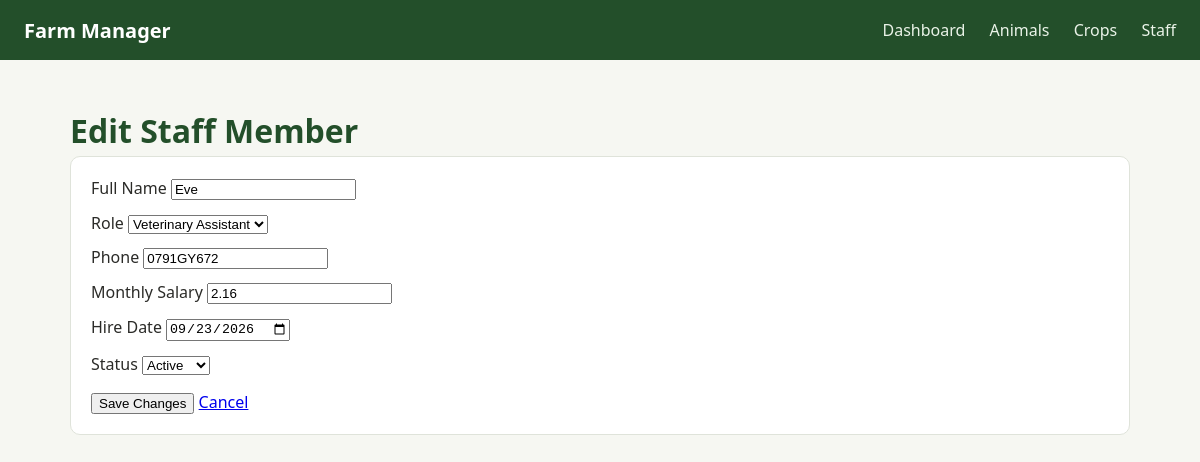
Screenshot of /staff/1/edit with the database file from the repository.
### models.py (models this page shows)
class Staff(db.Model):
    __tablename__ = "staff"
    id = db.Column(db.Integer, primary_key=True)
    name = db.Column(db.String(80), nullable=False)
    role = db.Column(db.String(50))
    phone = db.Column(db.String(30))
    hire_date = db.Column(db.Date)
    monthly_salary = db.Column(db.Float, default=0)
    status = db.Column(db.String(20), default="Active")  # Active/Inactive

### app.py (the view, shortened to what this page needs)
@app.route("/staff/<int:staff_id>/edit", methods=["GET", "POST"])
def edit_staff(staff_id):
    member = Staff.query.get_or_404(staff_id)
    return render_template("/staff/add_staff.html", member=member)

### templates/staff/add_staff.html (shortened to what this page needs)
{% extends "base.html" %}
{% block content %}
  <h1>{{ 'Edit' if member else 'Add' }} Staff Member</h1>
  <div class="card">
    <form method="POST">
      <div class="field" style="margin-bottom:12px;">
        <label>Full Name</label>
        <input type="text" name="name" required value="{{ member.name if member else '' }}">
      </div>
      <div class="field" style="margin-bottom:12px;">
        <label>Role</label>
        <select name="role">
          {% for role_name in ["Herder", "Farmhand", "Manager", "Veterinary Assistant", "Driver", "Security"] %}
          <option value="{{ role_name }}" {{ 'selected' if member and member.role == role_name }}>{{ role_name }}</option>
          {% endfor %}
        </select>
      </div>
      <div class="field" style="margin-bottom:12px;">
        <label>Phone</label>
        <input type="text" name="phone" value="{{ member.phone if member else '' }}">
      </div>
      <div class="field" style="margin-bottom:12px;">
        <label>Monthly Salary</label>
        <input type="number" step="0.01" name="monthly_salary" value="{{ member.monthly_salary if member else '' }}">
      </div>
      <div class="field" style="margin-bottom:12px;">
        <label>Hire Date</label>
        <input type="date" name="hire_date" value="{{ member.hire_date if member else '' }}">
      </div>
      <div class="field" style="margin-bottom:16px;">
        <label>Status</label>
        <select name="status">
          <option value="Active" {{ 'selected' if member and member.status=='Active' }}>Active</option>
        </select>
      </div>
      <button type="submit" class="btn">{{ 'Save Changes' if member else 'Add Staff Member' }}</button>
      <a href="{{ url_for('staff') }}" class="btn secondary">Cancel</a>
    </form>
  </div>
{% endblock %}

### static/css/style.css (style rules this page uses)
:root { --green: #2f6d3a; --green-dark: #234f2a; --bg: #f6f7f2; --card: #ffffff; --text: #2b2b28; --muted: #6b6f66; --border: #dfe3da; }
* { box-sizing: border-box; }
body { margin: 0; font-family: "Segoe UI", Arial, sans-serif; background: var(--bg); color: var(--text); }
h1 { color: var(--green-dark); margin-bottom: 4px; }
.card { background: var(--card); border: 1px solid var(--border); border-radius: 10px; padding: 20px; }

### rows the page displays
Staff: name "Eve", phone "0791GY672", monthly_salary "2.16", hire_date "09/23/2026"

### other values shown
{{ 'Edit' if member else 'Add' }} "Edit"
{{ 'Save Changes' if member else 'Add Staff Member' }} "Save Changes"
form field role "Veterinary Assistant"
